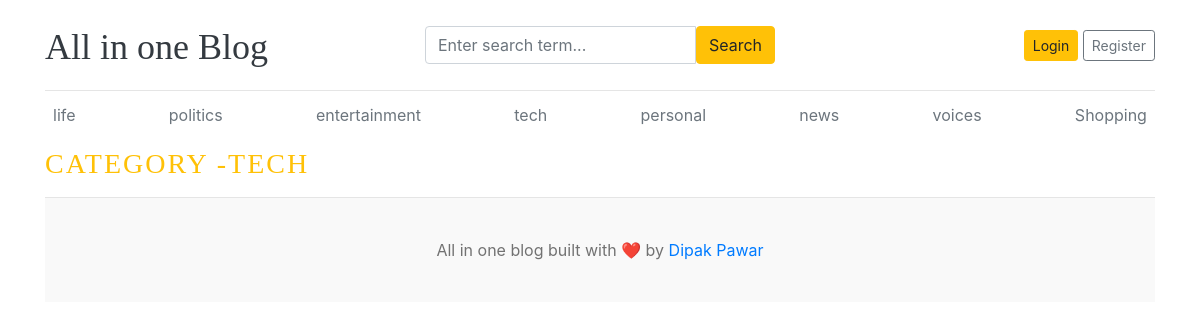
The app's page /blog/4, older data.
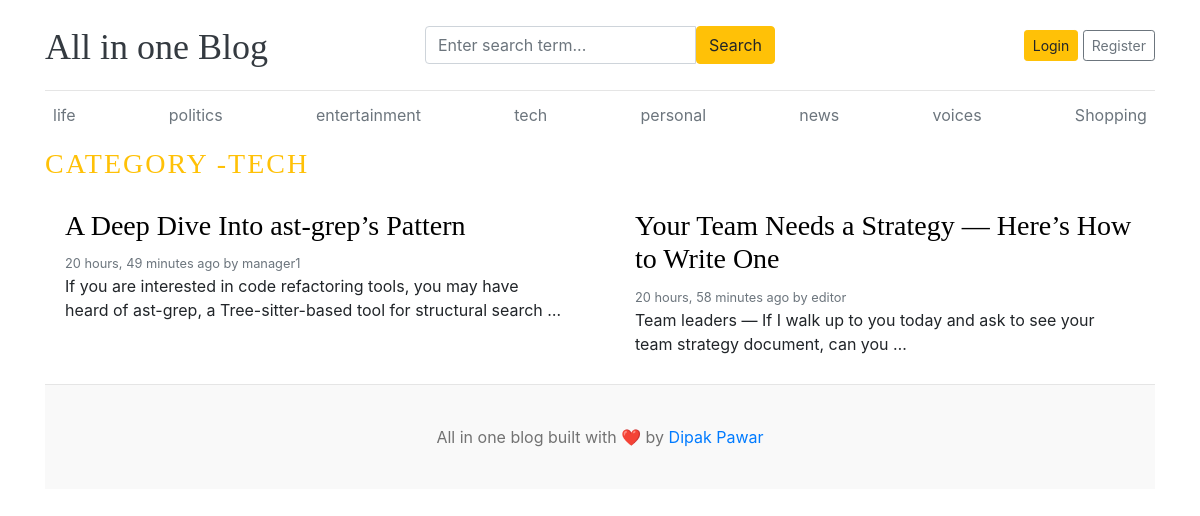
The same page, newer data.
### blog_app/models.py (models this page shows, shortened)
class TimeStampedModel(models.Model):
    created_at = models.DateTimeField(auto_now_add=True)
    updated_at = models.DateTimeField(auto_now=True)
    class Meta:
        abstract = True

class Category(TimeStampedModel):
    name = models.CharField(max_length=50, unique=True)
    class Meta:
        verbose_name_plural = "categories"
    def __str__(self):
        return self.name

class Blog(TimeStampedModel):
    title = models.CharField(max_length=500)
    slug = models.SlugField(max_length=500, unique=True)
    category = models.ForeignKey(
        Category, on_delete=models.CASCADE, related_name="blogs"
    )
    author = models.ForeignKey(User, on_delete=models.CASCADE)
    featured_image = models.ImageField(upload_to="uploads/%Y/%m/%d")
    short_description = models.TextField(max_length=2000)
    blog_body = models.TextField(max_length=5000)
    status = models.CharField(max_length=20, choices=STATUS_CHOICE, default="Draft")
    is_featured = models.BooleanField(default=False)

### blog_app/views.py (the view)
# urls.py: path("<int:id>", PostsByCategory.as_view(), name="post_by_category"),
class PostsByCategory(View):
    def get(self, request, id):
        try:
            blogs = Blog.objects.filter(status="Published", category_id=id).order_by(
                "-updated_at"
            )
            category = blogs[0].category if blogs else Category.objects.get(id=id)
        except Exception:
            return redirect("home")
        return render(
            request,
            "category_post.html",
            context={"category": category, "blogs": blogs},
        )

### blog_app/context_processors.py (called while the page is built)
def get_categories(request):
    categories = Category.objects.all()
    social_apps = SocialLink.objects.all()
    return dict(
        tags=categories, social_apps=social_apps
    )  # This function only return the dictionary

### templates/category_post.html
{% extends 'base.html' %}
{% load static %}
{% block body_block %}
<h3 class="text-uppercase text-warning" style="letter-spacing: 2px;">category -{{category}}</h3>
  <main role="main" class="container p-0">
    <div class="row mb-2">
      {% for post in blogs %}
      <div class="col-md-6">
        <div class="card border-0" >
          <div class="card-body">
            <h3><a href="{% url 'post_by_slug' post.slug %}" style="color:black">{{post.title}}</a></h3>
            <small class="mb-1 text-muted">{{post.created_at | timesince}} ago by {{post.author}}</small>
            <p class="card-text">{{post.short_description | truncatewords:20}}</p>
          </div>
        </div>
      </div>
      {% endfor %}
    </div>
  </main>
{% endblock %}

### templates/base.html (shortened to what this page needs)
{% load static %}
<!DOCTYPE html>
<html lang="en">
<head>
    <link href="https://getbootstrap.com/docs/4.0/dist/css/bootstrap.min.css" rel="stylesheet">
    <link href="{% static 'css/blog.css' %}" rel="stylesheet">
    <link rel="stylesheet" href="https://cdnjs.cloudflare.com/ajax/libs/font-awesome/4.7.0/css/font-awesome.min.css">
  </head>
<body>
    <div class="container">
        <header class="blog-header py-3">
          <div class="row flex-nowrap justify-content-between align-items-center">
            <div class="col-4 pt-1">
              <a class="blog-header-logo text-dark" href="/">All in one Blog</a>
            </div>
            <div class="col-4">
              <form action="{% url 'search_category' %}" method="GET">
                <div class="input-group">
                  <input class="form-control" name="keyword" type="text" placeholder="Enter search term..." aria-label="Enter search term..." aria-describedby="button-search" />
                  <button class="btn btn-warning" id="button-search" type="submit">Search</button>
              </div>
              </form>
            </div>
            <div class="col-4 d-flex justify-content-end align-items-center">
              {% if not user.is_authenticated %}
                <a class="btn btn-sm btn-warning" href="{% url 'login_user' %}">Login</a> &nbsp;
                <a class="btn btn-sm btn-outline-secondary" href="{% url 'register_user' %}">Register</a>
              {% else %}
            <a class="btn btn-sm btn-warning" href="{% url 'dashboard' %}">Dashboard </a>&nbsp;
              &emsp;
              <a class="btn btn-sm btn-warning" href="{% url 'logout_user' %}">Logout</a> &nbsp;
              {% endif %}
            </div>
          </div>
        </header>
        <div class="nav-scroller py-1 mb-2">
          <nav class="nav d-flex justify-content-between">
            {% for tag in tags %}
                <a class="p-2 text-muted" href="{% url 'post_by_category' tag.id %}">{{tag}}</a>
            {% endfor%}
          </nav>
        </div>
    {% block body_block %}{% endblock %}
<footer class="blog-footer mt-2">
    <p>All in one blog built with ❤️ by <a href="#">Dipak Pawar</a></p>
</footer>
</body>
</html>

Row changes from the older to the newer data that the page shows:
added Blog: title "A Deep Dive Into ast-grep’s Pattern", created_at "20 hours, 49 minutes", author "manager1", short_description "If you are interested in code refactoring tools, you may have heard of ast-grep, a Tree-sitter-based tool for structural search …"
added Blog: title "Your Team Needs a Strategy — Here’s How to Write One", created_at "20 hours, 58 minutes", author "editor", short_description "Team leaders — If I walk up to you today and ask to see your team strategy document, can you …"
